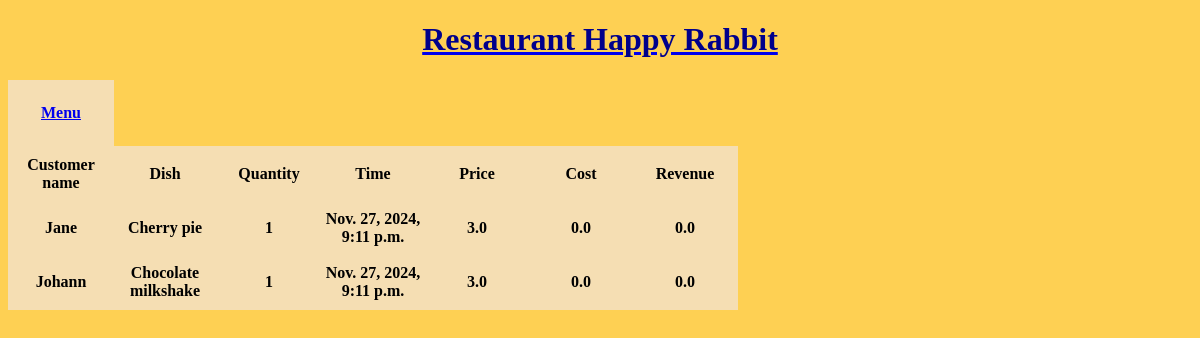
The app's page /days/67/purchases/, older data.
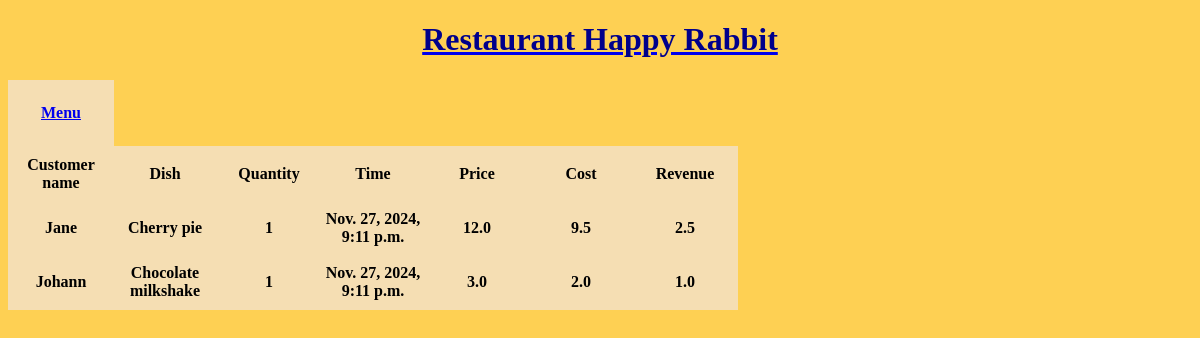
The same page, newer data.
### Inventory/models.py (models this page shows, shortened)
class Purchase(models.Model):
    customer_name = models.CharField(max_length=30)
    purchase_time = models.DateTimeField(default=datetime.now())
    purchased_item = models.ForeignKey(MenuItem, on_delete=models.CASCADE)
    quantity = models.IntegerField(default=0)
    purchase_day = models.ForeignKey("Day", on_delete=models.CASCADE, null=True)

class MenuItem(models.Model):
    item_name = models.CharField(max_length=30)
    price = models.FloatField(default=0.0)
    cost = models.FloatField(default=0.0)
    revenue = models.FloatField(default=0.0)
    def __str__(self):
        return self.item_name

### Inventory/views.py (the view)
# urls.py: path('days/<pk>/purchases/', views.PurchasesByDayView.as_view(), name='purchasesbyday'),
class PurchasesByDayView(DetailView):
    model = Day
    template_name = 'Inventory/purchases_sort_by_day.html'
    context_object_name = 'day'

### Inventory/templates/Inventory/purchases_sort_by_day.html (shortened to what this page needs)
{% extends 'Inventory/base.html' %}
{% load static %}
{% block content %}
<table>
    <tr>
        <th>Customer name</th>
        <th>Dish</th>
        <th>Quantity</th>
        <th>Time</th>
        <th>Price</th>
        <th>Cost</th>
        <th>Revenue</th>
    </tr>
    {% for purchase in day.purchase_set.all %}
    <tr>
        <th>{{ purchase.customer_name }}</th>
        <th>{{ purchase.purchased_item }}</th>
        <th>{{ purchase.quantity }}</th>
        <th>{{ purchase.purchase_time }}</th>
        <th>{{ purchase.purchased_item.price }}</th>
        <th>{{ purchase.purchased_item.cost }}</th>
        <th>{{ purchase.purchased_item.revenue }}</th>
    </tr>
     {% endfor %}
</table>
{% endblock %}

Row changes from the older to the newer data that the page shows:
changed through a linked row, Purchase "Jane": purchased_item.price "3.0" → "12.0"; purchased_item.cost "0.0" → "9.5"; purchased_item.revenue "0.0" → "2.5"
changed through a linked row, Purchase "Johann": purchased_item.cost "0.0" → "2.0"; purchased_item.revenue "0.0" → "1.0"
